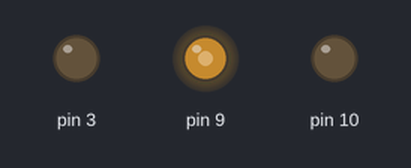
A sketch run on a simulated Arduino Uno, built with avr-gcc and run on an emulated ATmega328P. Parts: output pins drawn as LEDs (lit = HIGH).

Above: at 0.1 s.
At 0.6 s:
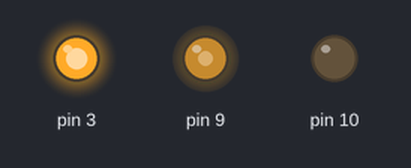
Timing chart, 0 to 2.1 s (numbered marks = the images above):
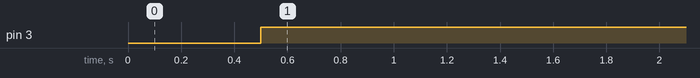

Measured:
- by itself, pin 3: LOW → HIGH at 0.50 s

The sketch:

Timers.ino
```cpp
#include <TimerOne.h>

void setup()
{
  pinMode(3,OUTPUT);
  pinMode(10, OUTPUT);
  Timer1.initialize(500000);         // initialize timer1, and set a 1/2 second period
  Timer1.pwm(9, 512);                // setup pwm on pin 9, 50% duty cycle
  //Timer1.attachInterrupt(callback);
  Timer1.attachInterrupt(blinkL);// attaches callback() as a timer overflow interrupt
}

void callback()
{
  digitalWrite(10, digitalRead(10) ^ 1);
}
void blinkL(){
digitalWrite(3,HIGH);
delay(100);

}

void loop()
{
  // your program here...
}
```
